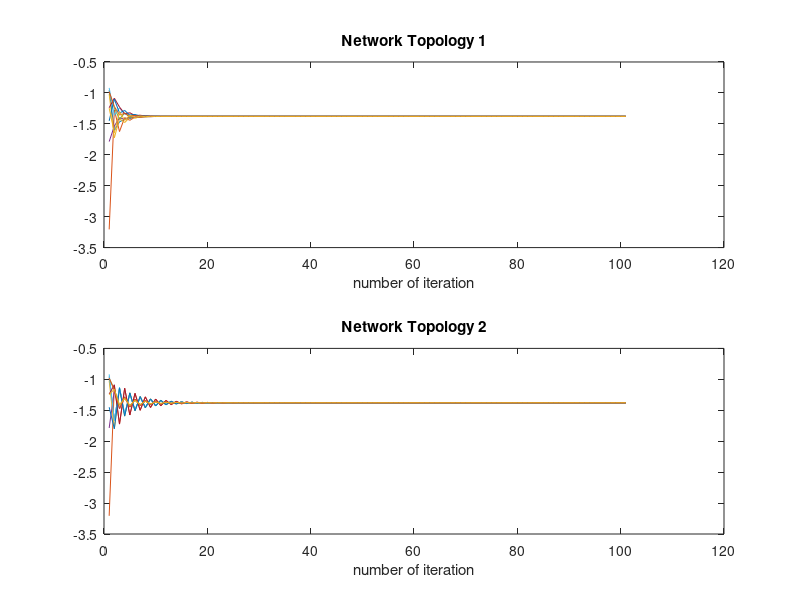

MATLAB code for this plot:
a = [4 -1 -1 0 0 0 0 0 -1 -1;-1 4 -1 -1 0 0 0 0 0 -1;...
    -1 -1 4 -1 -1 0 0 0 0 0 ;0 -1 -1 4 -1 -1 0 0 0 0;...
    0 0 -1 -1 4 -1 -1 0 0 0;0 0 0 -1 -1 4 -1 -1 0 0;...
    0 0 0 0 -1 -1 4 -1 -1 0;0 0 0 0 0 -1 -1 4 -1 -1;...
    -1 0 0 0 0 0 -1 -1 4 -1;-1 -1 0 0 0 0 0 -1 -1 4];
b = [4 -1 0 0 -1 0 -1 0 0 -1;-1 4 -1 0 0 -1 0 -1 0 0;...
    0 -1 4 -1 0 0 -1 0 -1 0;0 0 -1 4 -1 0 0 -1 0 -1;...
    -1 0 0 -1 4 -1 0 0 -1 0;0 -1 0 0 -1 4 -1 0 0 -1;...
    -1 0 -1 0 0 -1 4 -1 0 0;0 -1 0 -1 0 0 -1 4 -1 0;...
    0 0 -1 0 -1 0 0 -1 4 -1;-1 0 0 -1 0 -1 0 0 -1 4];

epsilon = 0.99*1/4;
P1 = eye(10) - epsilon*a;
P2 = eye(10) - epsilon*b;

x = [0 0 0 0 0 0 0 0 0 0];
y = x + randn(1,10);
z1 = zeros(101,10);
z1(1,:) = log(1/(sqrt(2*pi))*exp(-y.^2/2));

%z1(1,:) = y;

z2 = zeros(101,10);
z2(1,:) = log(1/(sqrt(2*pi))*exp(-y.^2/2));

for i=1:100
    z1(1+i,:) = z1(i,:)*P1;
    z2(1+i,:) = z2(i,:)*P2;
end
figure;
subplot(2,1,1)
plot(z1);title('Network Topology 1');xlabel('number of iteration');
subplot(2,1,2)
plot(z2);title('Network Topology 2');xlabel('number of iteration');
eig(P1)'
eig(P2)'

